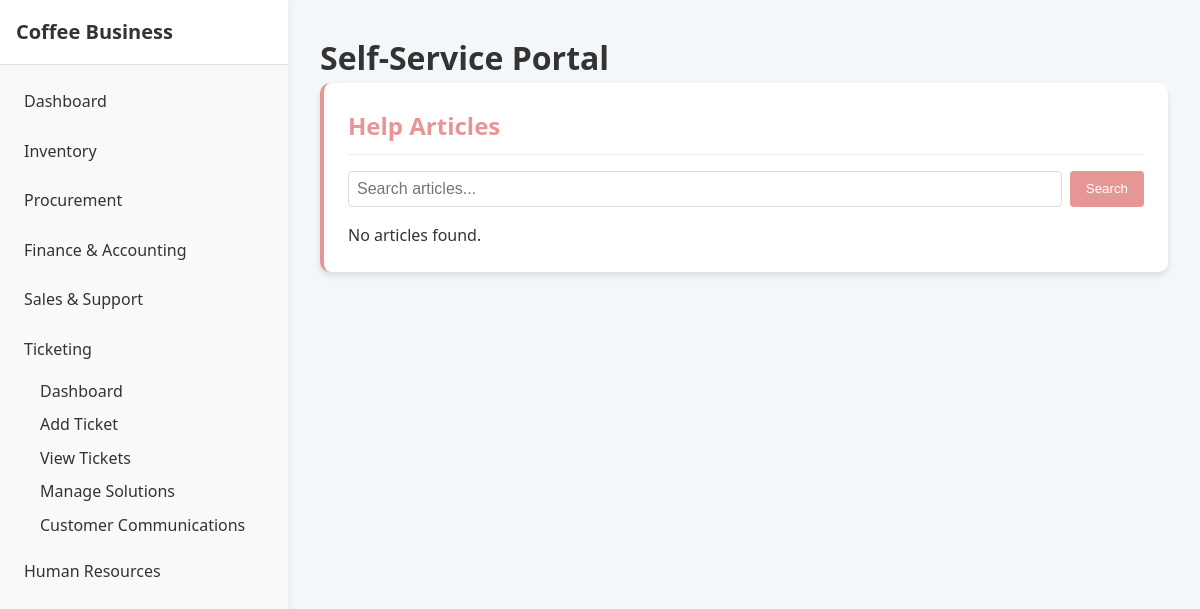
The page /Module2/solutions.php on the database as committed earlier.
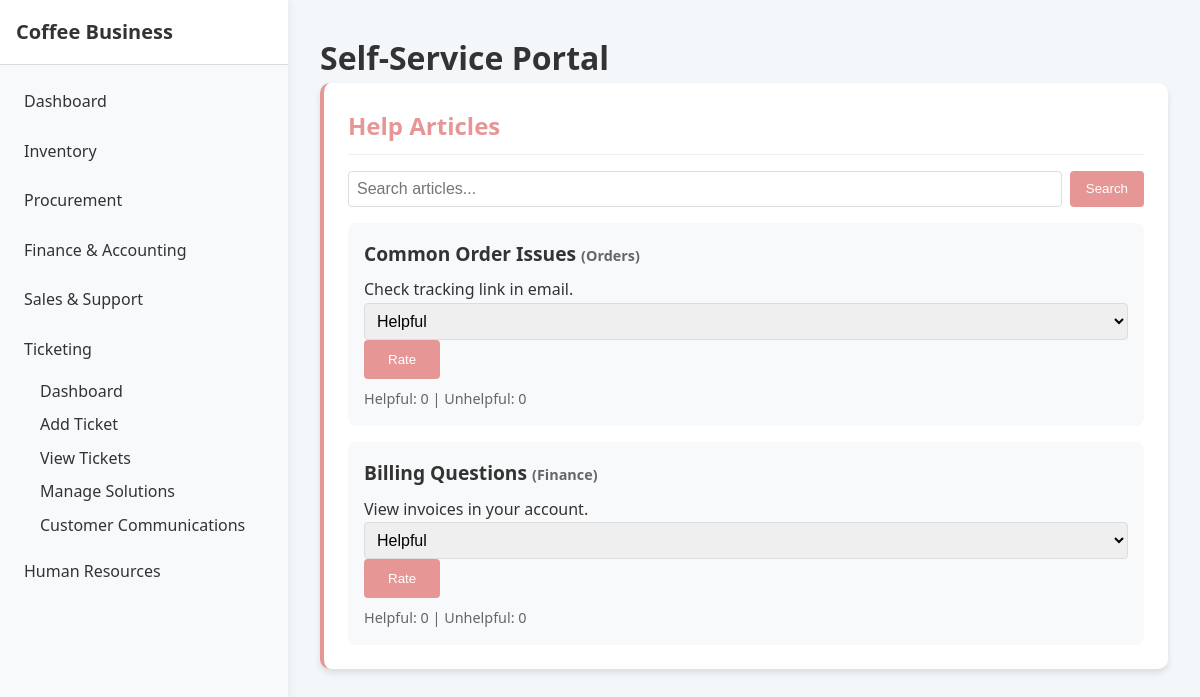
The same page on the database as committed later.
### tables this page shows
CREATE TABLE `solutions` (
  `id` int(11) NOT NULL,
  `title` varchar(255) NOT NULL,
  `content` text NOT NULL,
  `category` varchar(100) DEFAULT NULL,
  `created_at` timestamp NOT NULL DEFAULT current_timestamp(),
  `updated_at` timestamp NOT NULL DEFAULT current_timestamp() ON UPDATE current_timestamp()
);

### Module2/solutions.php (the view, shortened to what this page needs)
<?php
require '../db.php';
include '../shared/sidebar.php';
$solutions = $pdo->query("SELECT * FROM solutions ORDER BY created_at DESC")->fetchAll(PDO::FETCH_ASSOC);
?>
<!DOCTYPE html>
<html lang="en">
<head>
    <link rel="stylesheet" href="<?php echo BASE_URL; ?>Module2/styles.css">
</head>
<body>
    <div class="main-container">
        <h1 class="dashboard-title">Self-Service Portal</h1>
        <div class="card">
            <h2>Help Articles</h2>
            <form method="GET" class="search-form">
                <input type="text" name="q" placeholder="Search articles..." value="<?php echo $_GET['q'] ?? ''; ?>" class="search-input">
                <button type="submit" class="search-btn">Search</button>
            </form>
            <?php if (!empty($solutions)): ?>
                <div class="articles-grid">
                    <?php foreach ($solutions as $sol): ?>
                        <?php
                        $rating_stmt = $pdo->prepare("SELECT rating, COUNT(*) as count FROM solution_feedback WHERE solution_id = ? GROUP BY rating");
                        $rating_stmt->execute([$sol['id']]);
                        $ratings = $rating_stmt->fetchAll(PDO::FETCH_KEY_PAIR);
                        $helpful = $ratings['helpful'] ?? 0;
                        $unhelpful = $ratings['unhelpful'] ?? 0;
                        ?>
                        <div class="article-card">
                            <h3><?php echo htmlspecialchars($sol['title']); ?> <span class="category">(<?php echo htmlspecialchars($sol['category'] ?: 'Uncategorized'); ?>)</span></h3>
                            <p><?php echo nl2br(htmlspecialchars($sol['content'])); ?></p>
                            <form method="POST" action="api/solutions.php" class="feedback-form">
                                <select name="rating" class="rating-select">
                                    <option value="helpful">Helpful</option>
                                </select>
                                <button type="submit" class="feedback-btn">Rate</button>
                            </form>
                            <p class="rating-stats">Helpful: <?php echo $helpful; ?> | Unhelpful: <?php echo $unhelpful; ?></p>
                        </div>
                    <?php endforeach; ?>
                </div>
            <?php else: ?>
                <p class="no-data">No articles found.</p>
            <?php endif; ?>
        </div>
    </div>
</body>
</html>

### shared/sidebar.php (shortened to what this page needs)
<?php
if (!isset($current_page) || empty($current_page)) {
    $path = parse_url($_SERVER['REQUEST_URI'], PHP_URL_PATH);
    $current_page = basename($path);
}
 $current_page = strtolower($current_page);
function is_active($names) {
    global $current_page;
    foreach ((array)$names as $n) {
        if ($current_page === strtolower(basename($n))) return true;
    }
    return false;
}
?>
<link rel="stylesheet" href="<?php echo BASE_URL; ?>shared/sidebar.css">
<aside class="fixed top-0 left-0 w-60 h-screen bg-gray-100 text-gray-800 flex flex-col shadow-md z-50">
  <div class="p-4 text-xl font-semibold flex items-center gap-2 border-b border-gray-300">
    <span>Coffee Business</span>
  </div>
  <nav class="flex-1 px-3 py-4 space-y-2 overflow-y-auto">
    <a href="<?php echo BASE_URL; ?>dashboard.php"
       class="flex items-center gap-2 px-3 py-2 rounded-md transition <?php echo is_active('dashboard.php') ? 'bg-red-600 text-white' : 'hover:bg-gray-200'; ?>">
       <span>Dashboard</span>
    </a>
    <details class="group" <?php if (is_active(['index.php','locations.php','transactions.php','alerts.php'])) echo "open"; ?>>
      <summary class="flex items-center justify-between px-3 py-2 rounded-md hover:bg-gray-200">
        <span>Inventory</span>
      </summary>
    </details>
    <details class="group" <?php if (is_active(['purchase_requisitions.php','purchase_orders.php','invoices.php', 'suppliers.php'])) echo "open"; ?>>
      <summary class="flex items-center justify-between px-3 py-2 rounded-md hover:bg-gray-200">
        <span>Procurement</span>
      </summary>
    </details>
    <details class="group" <?php if (is_active(['general_ledger.php','finance_dashboard.php', 'warehouse_stock.php', 'accounts_receivable.php','payroll_to_finance.php'])) echo "open"; ?>>
      <summary class="flex items-center justify-between px-3 py-2 rounded-md hover:bg-gray-200">
        <span>Finance & Accounting</span>
      </summary>
    </details>
    <details class="group" <?php if (is_active(['index.php','customers.php','quotes.php','sales_orders.php','customer_leads.php','support_tickets.php','reports.php'])) echo "open"; ?>>
      <summary class="flex items-center justify-between px-3 py-2 rounded-md hover:bg-gray-200">
        <span>Sales & Support</span>
      </summary>
    </details>
    <details class="group" <?php if (is_active(['index.php','add_ticket.php','view_ticket.php','manage_solutions.php','customer_communications.php','solutions.php','update_ticket.php'])) echo "open"; ?>>
      <summary class="flex items-center justify-between px-3 py-2 rounded-md hover:bg-gray-200">
        <span>Ticketing</span>
      </summary>
      <div class="ml-5 mt-1 space-y-1">
        <a href="<?php echo BASE_URL; ?>Module2/index.php" class="block px-2 py-1 rounded <?php echo is_active('index.php') ? 'bg-red-600 text-white' : 'hover:bg-gray-200'; ?>">
          <span>Dashboard</span>
        </a>
        <a href="<?php echo BASE_URL; ?>Module2/add_ticket.php" class="block px-2 py-1 rounded <?php echo is_active('add_ticket.php') ? 'bg-red-600 text-white' : 'hover:bg-gray-200'; ?>">
          <span>Add Ticket</span>
        </a>
        <a href="<?php echo BASE_URL; ?>Module2/view_ticket.php" class="block px-2 py-1 rounded <?php echo is_active('view_ticket.php') ? 'bg-red-600 text-white' : 'hover:bg-gray-200'; ?>">
          <span>View Tickets</span>
        </a>
        <a href="<?php echo BASE_URL; ?>Module2/manage_solutions.php" class="block px-2 py-1 rounded <?php echo is_active('manage_solutions.php') ? 'bg-red-600 text-white' : 'hover:bg-gray-200'; ?>">
          <span>Manage Solutions</span>
        </a>
        <a href="<?php echo BASE_URL; ?>Module2/customer_communications.php" class="block px-2 py-1 rounded <?php echo is_active('customer_communications.php') ? 'bg-red-600 text-white' : 'hover:bg-gray-200'; ?>">
          <span>Customer Communications</span>
        </a>
      </div>
    </details>
    <details class="group" <?php if (is_active(['index.php','employees.php','payroll.php','attendance.php','leave.php','employee_documents.php','payslip_generator.php'])) echo "open"; ?>>
      <summary class="flex items-center justify-between px-3 py-2 rounded-md hover:bg-gray-200">
        <span>Human Resources</span>
      </summary>
    </details>
  </nav>
</aside>

### shared/sidebar.css (style rules this page uses)
aside { position: fixed; top: 0; left: 0; width: 18rem; height: 100vh; background-color: #f8f9fa; color: #333; display: flex; flex-direction: column; box-shadow: 2px 0 8px rgba(0, 0, 0, 0.05); z-index: 50; }
aside > div { padding: 1rem; font-size: 1.25rem; font-weight: 600; display: flex; align-items: center; gap: 0.5rem; border-bottom: 1px solid #ddd; background-color: #ffffff; }
nav { flex: 1; padding: 1rem 0.75rem; overflow-y: auto; }
nav a { display: flex; align-items: center; gap: 0.5rem; padding: 0.5rem 0.75rem; border-radius: 0.375rem; transition: background-color 0.2s, color 0.2s; color: inherit; text-decoration: none; }
details { margin-top: 0.5rem; }
details summary { display: flex; justify-content: space-between; align-items: center; padding: 0.5rem 0.75rem; border-radius: 0.375rem; cursor: pointer; transition: background-color 0.2s; }
details[open] > div { margin-left: 1.25rem; margin-top: 0.25rem; }
details[open] > div a { display: block; padding: 0.25rem 0.5rem; border-radius: 0.375rem; transition: background-color 0.2s; }

### Module2/styles.css (style rules this page uses)
* { margin: 0; padding: 0; box-sizing: border-box; }
body { font-family: 'Segoe UI', Tahoma, Geneva, Verdana, sans-serif; background: #f4f7fa; color: #333; line-height: 1.6; }
.main-container { margin-left: 18rem; padding: 2rem; min-height: 100vh; transition: margin-left 0.3s; }
.card { background: #ffffff; border-radius: 10px; padding: 1.5rem; margin-bottom: 1.5rem; box-shadow: 0 4px 6px rgba(0, 0, 0, 0.1); border-left: 4px solid #e79696; }
.card h2 { color: #e79696; font-size: 1.5rem; margin-bottom: 1rem; border-bottom: 1px solid #eee; padding-bottom: 0.5rem; }
input, textarea, select { width: 100%; padding: 0.5rem; border: 1px solid #ddd; border-radius: 4px; font-size: 1rem; transition: border-color 0.2s; }
button { background: #e79696; color: white; padding: 0.75rem 1.5rem; border: none; border-radius: 4px; cursor: pointer; font-weight: 500; transition: background 0.2s; }
.articles-grid { display: grid; gap: 1rem; }
.article-card { background: #f8f9fa; padding: 1rem; border-radius: 8px; }
.article-card h3 { font-size: 1.2rem; margin-bottom: 0.5rem; }
.category { font-size: 0.9rem; color: #666; }
.rating-stats { font-size: 0.9rem; color: #666; margin-top: 0.5rem; }
.search-form { display: flex; gap: 0.5rem; margin-bottom: 1rem; }
.search-input { flex: 1; }
.search-btn { padding: 0.5rem 1rem; }
body { margin: 0; padding: 0; }

Rows that differ between the two databases and show on the page:
added solutions: title "Common Order Issues", category "Orders", content "Check tracking link in email.", helpful "0", unhelpful "0"
added solutions: title "Billing Questions", category "Finance", content "View invoices in your account.", helpful "0", unhelpful "0"
Other text that changed with them:
text no longer shown: "No articles found."
